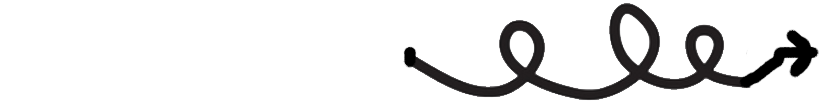
#> input picture 1.png, 820 x 110 px
$ python Generate_twisted_hands.py
#> lines starting #> are read from the running program, lines starting #| are printed output that depends on the picture
import matplotlib.pyplot as plt
import numpy as np
import os
from matplotlib.patches import FancyArrowPatch
from PIL import Image
import pandas as pd

def draw_bezier_curve(fig, angle, width, file_name):
    angle = angle * 180 / np.pi

    # 打开PNG图片
    png_img = Image.open(file_name)

    # 计算图片的宽度和高度
    width_percent = (width / float(png_img.size[0]))  # 宽度的百分比
    new_height = int((float(png_img.size[1]) * float(width_percent)))  # 按比例计算新的高度
    png_img = png_img.resize((width, new_height))

    # 旋转PNG图片
    png_img = png_img.rotate(angle, expand=True)  # expand=True让图片适应旋转后的内容

    # 将图片转换为NumPy数组
    png_array = np.array(png_img)

    # 获取画布的大小
    fig_width, fig_height = fig.get_size_inches() * fig.dpi
    rotated_width, rotated_height = png_img.size

    # 计算PNG图片的左上角位置，使其居中
    x_offset = (fig_width - rotated_width) / 2 - 58  # 水平居中
    y_offset = (fig_height - rotated_height) / 2 - 60 # 垂直居中

    # 使用fig.figimage将图片叠加到图表上
    fig.figimage(png_array, xo=int(x_offset), yo=int(y_offset), alpha=1)


def draw_clock(hours, minutes, seconds, save_path):
#> called with hours = 10, minutes = 45, seconds = 30, save_path = 'path'
    fig = plt.figure(figsize=(6, 6))  # 仅使用fig，而不创建ax
    fig.set_dpi(100)  # 设置dpi，确保图像的大小与分辨率合适

    # Draw the main circle of the clock (手动绘制时钟的圆形)
    circle = plt.Circle((0, 0), radius=1, fc="#ffffff", ec="black", lw=3)
    fig.gca().add_artist(circle)

    # Draw the ticks for hours, minutes, and seconds (绘制时钟的刻度)
    for i in range(60):
        tick_angle = np.pi / 30 * i
        if i % 5 == 0:
            length = 0.1  # longer tick every 5 minutes (for hours)
            lw = 3
        else:
            length = 0.05  # shorter tick for minutes and seconds
            lw = 1
        x_in = (1 - length) * np.cos(tick_angle)
        y_in = (1 - length) * np.sin(tick_angle)
        x_out = np.cos(tick_angle)
        y_out = np.sin(tick_angle)
        fig.gca().plot([x_in, x_out], [y_in, y_out], lw=lw, color="black")

    # Add clock numbers (添加数字)
    for number in range(1, 13):
        number_angle = np.pi / 6 * (3 - number)
        x_num = 0.8 * np.cos(number_angle)
        y_num = 0.8 * np.sin(number_angle)
        fig.gca().text(x_num, y_num, str(number), ha="center", va="center", fontsize=16, fontweight="bold")

    # Calculate angles for the clock hands (计算指针角度)
    hour_angle = np.pi / 6 * (3 - (hours % 12) - minutes / 60 - seconds / 3600)
    minute_angle = np.pi / 30 * (15 - minutes - seconds / 60)
    second_angle = np.pi / 30 * (15 - seconds)

    # Draw clock hands (images)
    draw_bezier_curve(fig, hour_angle, 250, '1.png')
#> in draw_bezier_curve, png_img is the input picture: PIL image 820x110 RGBA; mean R, G, B, A 228.2, 228, 228.1, 27.7
#> in draw_bezier_curve, `png_img = png_img.rotate(angle, expand=True)`:
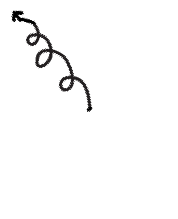
#> png_img: PIL image 178x219 RGBA; mean R, G, B, A 2.1, 2, 2, 5.9; transparent parts drawn white
    draw_bezier_curve(fig, minute_angle, 300, '2.png')
#> call 2 of draw_bezier_curve, with angle = -3.19, width = 300, file_name = '2.png'
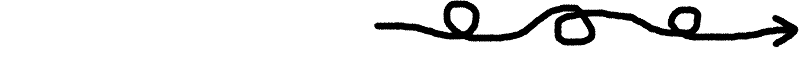
#> input picture 2.png, 799 x 60 px
#> in draw_bezier_curve, png_img is the input picture: PIL image 799x60 RGBA; mean R, G, B, A 228.3, 228.3, 228.3, 30.4
#> in draw_bezier_curve (call 2), `png_img = png_img.rotate(angle, expand=True)`:
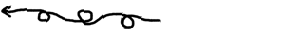
#> png_img: PIL image 302x38 RGBA; mean R, G, B, A 8, 8, 8, 17.5; transparent parts drawn white
    draw_bezier_curve(fig, second_angle, 400, '3.png')
#> call 3 of draw_bezier_curve, with angle = -1.57, width = 400, file_name = '3.png'
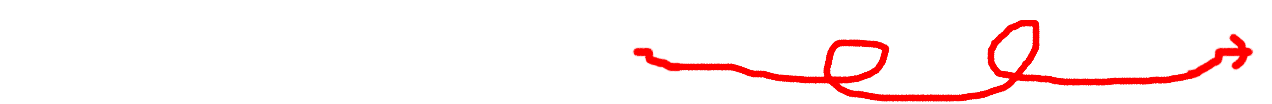
#> input picture 3.png, 1272 x 104 px
#> in draw_bezier_curve, png_img is the input picture: PIL image 1272x104 RGBA; mean R, G, B, A 254.9, 240.1, 240.1, 14.9
#> in draw_bezier_curve (call 3), `png_img = png_img.resize((width, new_height))`:
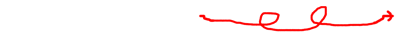
#> png_img: PIL image 400x32 RGBA; mean R, G, B, A 23.6, 7.2, 7.2, 14.9; transparent parts drawn white
#> in draw_bezier_curve (call 3), `png_img = png_img.rotate(angle, expand=True)`:
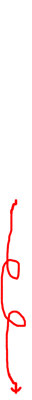
#> png_img: PIL image 32x400 RGBA; mean R, G, B, A 23.6, 7.2, 7.2, 14.9; transparent parts drawn white

    # Decorative center dot (装饰性中心点)
    fig.gca().add_artist(plt.Circle((0, 0), radius=0.02, fc="black"))

    # Hide axes (隐藏坐标轴)
    plt.axis("off")
    plt.xlim(-1.05, 1.05)
    plt.ylim(-1.05, 1.05)

    # Show the figure
    plt.show()
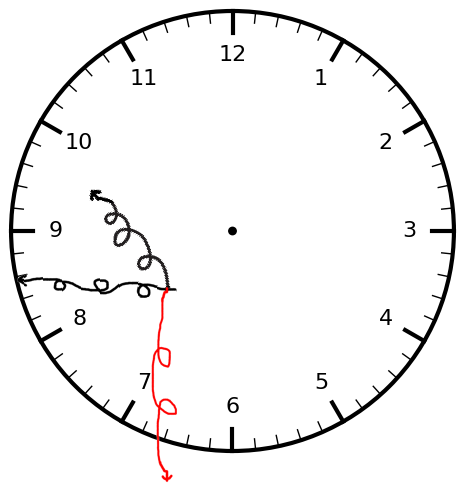
#> figure drawn by matplotlib, 1 panel

    # Save the image
    # plt.savefig(save_path, bbox_inches='tight', pad_inches=0.1)
    # plt.close(fig)


draw_clock(10, 45, 30, "path")


# [34 lines of commented-out code are left out]

print("✅ Clock image dataset generated successfully!")
